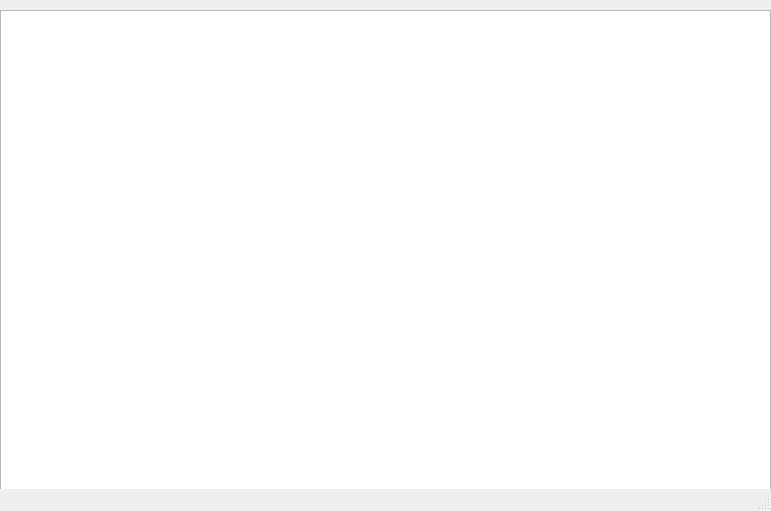
<?xml version="1.0" encoding="UTF-8"?>
<ui version="4.0">
 <class>MainWindow</class>
 <widget class="QMainWindow" name="MainWindow">
  <property name="geometry">
   <rect>
    <x>0</x>
    <y>0</y>
    <width>771</width>
    <height>511</height>
   </rect>
  </property>
  <property name="windowTitle">
   <string>MainWindow</string>
  </property>
  <widget class="QWidget" name="centralwidget">
   <widget class="QGraphicsView" name="graphicsView">
    <property name="geometry">
     <rect>
      <x>0</x>
      <y>10</y>
      <width>771</width>
      <height>591</height>
     </rect>
    </property>
   </widget>
  </widget>
  <widget class="QMenuBar" name="menubar">
   <property name="geometry">
    <rect>
     <x>0</x>
     <y>0</y>
     <width>771</width>
     <height>21</height>
    </rect>
   </property>
  </widget>
  <widget class="QStatusBar" name="statusbar"/>
 </widget>
 <resources/>
 <connections/>
</ui>
